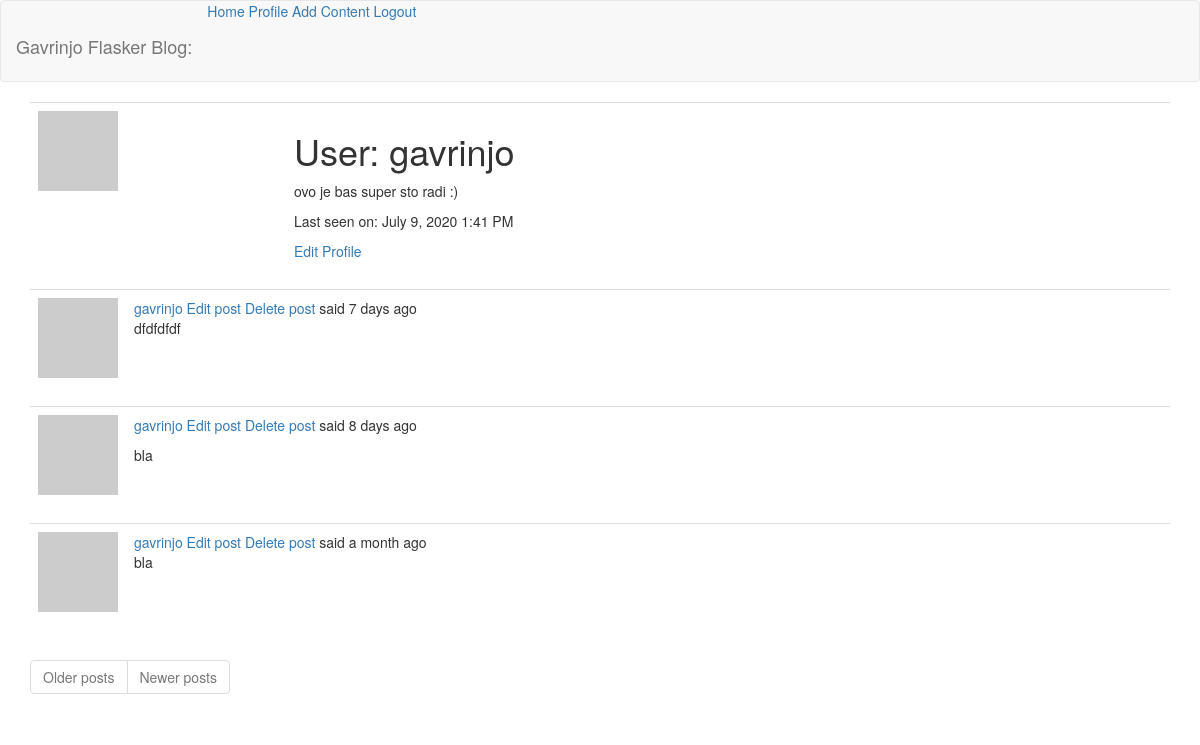
Page /user/gavrinjo (signed in) on the earlier database version.
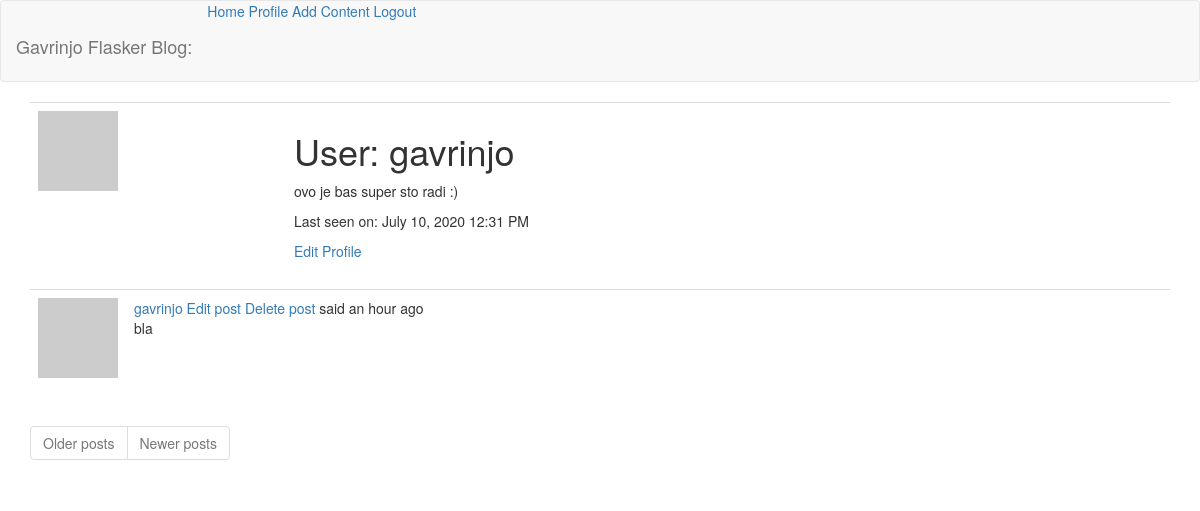
Same page on the later database version.
### app/models.py (models this page shows, shortened)
class User(UserMixin, db.Model):
    id = db.Column(db.Integer, primary_key=True)
    username = db.Column(db.String(64), index=True, unique=True)
    email = db.Column(db.String(120), index=True, unique=True)
    password_hash = db.Column(db.String(128))
    about_me = db.Column(db.String(140))
    last_seen = db.Column(db.DateTime, default=datetime.utcnow)
    post = db.relationship("Post", backref="author", lazy="dynamic")
    def avatar(self, size):
        digest = md5(self.email.lower().encode("utf-8")).hexdigest()
        return f"https://www.gravatar.com/avatar/{digest}?d=identicon&r=x&s={size}"

class Post(db.Model):
    id = db.Column(db.Integer, primary_key=True)
    body = db.Column(db.String(140))
    timestamp = db.Column(db.DateTime, index=True, default=datetime.utcnow)
    user_id = db.Column(db.Integer, db.ForeignKey("user.id"))

### app/main/routes.py (the view)
@bp.route("/user/<username>")
@login_required
def user(username):
    user = User.query.filter_by(username=username).first_or_404()
    posts = user.post.order_by(Post.timestamp.desc()).all()
    return render_template("user.html", title=user.username, user=user, posts=posts)

### app/main/routes.py (called while the page is built)
@bp.before_request
def before_request():
    if current_user.is_authenticated:
        current_user.last_seen = datetime.utcnow()
        db.session.commit()

### app/models.py (called while the page is built)
@login.user_loader
def load_user(id):
    return User.query.get(int(id))

### app/templates/user.html
{% extends 'base.html' %}
{% block app_content %}
    <table class="table table-hover">
        <tr>
            <td width="256px"><img src="{{ user.avatar(128) }}"></td>
            <td>
                <h1>User: {{ user.username }}</h1>
                {% if user.about_me %}<p>{{ user.about_me }}</p>{% endif %}
                {% if user.last_seen %}<p>Last seen on: {{ moment(user.last_seen).format("LLL") }}</p>{% endif %}
                {% if user == current_user %}
                <a href="{{ url_for('main.edit_profile') }}">Edit Profile</a>
                {% endif %}
            </td>
        </tr>
    </table>
    {% for post in posts %}
        {% include "_post.html" %}
    {% endfor %}
    <nav aria-label="Page navigation example">
        <ul class="justify-content-center pagination">
            <li class="page-item{% if not next_url %} disabled {% endif %}">
                <a class="page-link" href="{{ next_url or '#' }}" tabindex="-1">Older posts</a>
            </li>
            <li class="page-item{% if not prev_url %} disabled {% endif %}">
                <a class="page-link" href="{{ prev_url or '#' }}" tabindex="-1">Newer posts</a>
            </li>
        </ul>
    </nav>
{% endblock app_content %}

### app/templates/base.html (shortened to what this page needs)
<!DOCTYPE html>
<html lang="en">
<head>
    <link href="https://stackpath.bootstrapcdn.com/bootstrap/3.3.7/css/bootstrap.min.css" rel="stylesheet">
    <link href="https://cdn.jsdelivr.net/npm/summernote@0.8.16/dist/summernote.min.css" rel="stylesheet">
</head>
<body>
    <nav class="navbar navbar-default">
        <span class="navbar-brand mb-0 h1">Gavrinjo Flasker Blog:</span>
        <a href="{{ url_for('main.index') }}">Home</a>
        {% if current_user.is_anonymous %}
        <a href="{{ url_for('auth.login') }}">Login</a>
        {% else %}
        <a href="{{ url_for('main.user', username=current_user.username) }}">Profile</a>
        <a href="{{ url_for('content.postit') }}">Add Content</a>
        <a href="{{ url_for('auth.logout') }}">Logout</a>
        {% endif %}
    </nav>
    <div class="container">
        {% block app_content %} {% endblock app_content %}
    </div>
</body>
</html>

### app/templates/_post.html
    <table class="table table-hover">
        <tr>
            <td width="70px">
                <a href="{{ url_for('main.user', username=post.author.username) }}">
                    <img src="{{ post.author.avatar(64) }}">
                </a>
            </td>
            <td>
                <span class="user_popup">
                    <a href="{{ url_for('main.user', username=post.author.username) }}">{{ post.author.username }}</a>
                    <a href="{{ url_for('content.edit_page', id=post.id) }}">Edit post</a>
                    <a href="{{ url_for('content.delete_page', id=post.id) }}">Delete post</a>
                </span>
                said {{ moment(post.timestamp).fromNow() }}
                <br>
                <span id="post{{ post.id }}">{{ post.body|safe }}</span>
            </td>
        </tr>
    </table>

Differences in the rows shown:
removed Post: author.username "gavrinjo", timestamp "7 days ago", body "dfdfdfdf"
removed Post: author.username "gavrinjo", timestamp "8 days ago", body "bla"
changed User "gavrinjo": last_seen "July 9, 2020 1:41 PM" → "July 10, 2020 12:31 PM"
changed Post "bla": timestamp "a month ago" → "an hour ago"
